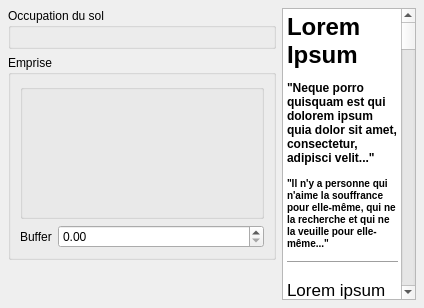
     <widget class="QWidget" name="tab_zone_etude">
      <attribute name="title">
       <string>Zone d'étude</string>
      </attribute>
      <layout class="QHBoxLayout" name="horizontalLayout_6" stretch="2,1">
       <property name="leftMargin">
        <number>8</number>
       </property>
       <property name="topMargin">
        <number>8</number>
       </property>
       <property name="rightMargin">
        <number>8</number>
       </property>
       <property name="bottomMargin">
        <number>8</number>
       </property>
       <item>
        <layout class="QVBoxLayout" name="verticalLayout_7">
         <item>
          <widget class="QGroupBox" name="groupBox_MNHC">
           <property name="title">
            <string>Occupation du sol</string>
           </property>
           <layout class="QGridLayout" name="gridLayout_3"/>
          </widget>
         </item>
         <item>
          <widget class="QGroupBox" name="groupBox_4">
           <property name="sizePolicy">
            <sizepolicy hsizetype="Expanding" vsizetype="MinimumExpanding">
             <horstretch>0</horstretch>
             <verstretch>0</verstretch>
            </sizepolicy>
           </property>
           <property name="minimumSize">
            <size>
             <width>0</width>
             <height>190</height>
            </size>
           </property>
           <property name="title">
            <string>Emprise</string>
           </property>
           <layout class="QVBoxLayout" name="verticalLayout_8">
            <item>
             <widget class="QgsExtentGroupBox" name="mExtentGroupBox">
              <property name="minimumSize">
               <size>
                <width>0</width>
                <height>135</height>
               </size>
              </property>
              <property name="syncGroup">
               <string/>
              </property>
             </widget>
            </item>
            <item>
             <layout class="QHBoxLayout" name="horizontalLayout_7">
              <item>
               <widget class="QLabel" name="label_6">
                <property name="text">
                 <string>Buffer</string>
                </property>
               </widget>
              </item>
              <item>
               <widget class="QgsDoubleSpinBox" name="mQgsDoubleSpinBox_buffer">
                <property name="sizePolicy">
                 <sizepolicy hsizetype="Expanding" vsizetype="Fixed">
                  <horstretch>0</horstretch>
                  <verstretch>0</verstretch>
                 </sizepolicy>
                </property>
                <property name="maximum">
                 <double>100000.000000000000000</double>
                </property>
               </widget>
              </item>
             </layout>
            </item>
           </layout>
          </widget>
         </item>
         <item>
          <spacer name="verticalSpacer_3">
           <property name="orientation">
            <enum>Qt::Vertical</enum>
           </property>
           <property name="sizeHint" stdset="0">
            <size>
             <width>20</width>
             <height>40</height>
            </size>
           </property>
          </spacer>
         </item>
        </layout>
       </item>
       <item>
        <widget class="QTextBrowser" name="textBrowser_3">
         <property name="sizePolicy">
          <sizepolicy hsizetype="Preferred" vsizetype="Expanding">
           <horstretch>0</horstretch>
           <verstretch>0</verstretch>
          </sizepolicy>
         </property>
         <property name="html">
          <string>&lt;!DOCTYPE HTML PUBLIC &quot;-//W3C//DTD HTML 4.0//EN&quot; &quot;http://www.w3.org/TR/REC-html40/strict.dtd&quot;&gt;
&lt;html&gt;&lt;head&gt;&lt;meta name=&quot;qrichtext&quot; content=&quot;1&quot; /&gt;&lt;style type=&quot;text/css&quot;&gt;
p, li { white-space: pre-wrap; }
&lt;/style&gt;&lt;/head&gt;&lt;body style=&quot; font-family:'.AppleSystemUIFont'; font-size:13pt; font-weight:400; font-style:normal;&quot;&gt;
&lt;h1 style=&quot; margin-top:18px; margin-bottom:12px; margin-left:0px; margin-right:0px; -qt-block-indent:0; text-indent:0px;&quot;&gt;&lt;span style=&quot; font-size:xx-large; font-weight:600;&quot;&gt;Lorem Ipsum&lt;/span&gt;&lt;/h1&gt;
&lt;h4 style=&quot; margin-top:12px; margin-bottom:12px; margin-left:0px; margin-right:0px; -qt-block-indent:0; text-indent:0px;&quot;&gt;&lt;span style=&quot; font-size:medium; font-weight:600;&quot;&gt;&amp;quot;Neque porro quisquam est qui dolorem ipsum quia dolor sit amet, consectetur, adipisci velit...&amp;quot;&lt;/span&gt;&lt;/h4&gt;
&lt;h5 style=&quot; margin-top:12px; margin-bottom:4px; margin-left:0px; margin-right:0px; -qt-block-indent:0; text-indent:0px;&quot;&gt;&lt;span style=&quot; font-size:small; font-weight:600;&quot;&gt;&amp;quot;Il n'y a personne qui n'aime la souffrance pour elle-même, qui ne la recherche et qui ne la veuille pour elle-même...&amp;quot; &lt;/span&gt;&lt;/h5&gt;
&lt;hr /&gt;
&lt;p style=&quot; margin-top:12px; margin-bottom:12px; margin-left:0px; margin-right:0px; -qt-block-indent:0; text-indent:0px;&quot;&gt;&lt;a name=&quot;Content&quot;&gt;&lt;/a&gt;Lorem ipsum dolor sit amet, consectetur adipiscing elit. Donec at dolor nec tortor efficitur pulvinar. Quisque facilisis, massa id efficitur hendrerit, arcu magna semper magna, eget tristique leo diam id quam. Nulla nisl augue, imperdiet et augue et, laoreet eleifend massa. Aliquam erat volutpat. Aliquam id metus nec erat consectetur porttitor ut in augue. Morbi et varius elit. Vivamus molestie egestas sapien ac suscipit. Duis rutrum ligula non libero egestas molestie. &lt;/p&gt;
&lt;p style=&quot; margin-top:12px; margin-bottom:12px; margin-left:0px; margin-right:0px; -qt-block-indent:0; text-indent:0px;&quot;&gt;Ut at tempor elit. Quisque in quam sodales, imperdiet nibh sed, hendrerit nibh. Class aptent taciti sociosqu ad litora torquent per conubia nostra, per inceptos himenaeos. Ut vel felis nec felis gravida vestibulum. Nunc est nulla, posuere vel venenatis at, facilisis et ipsum. Nullam pulvinar feugiat suscipit. Nulla malesuada ut mauris a consectetur. Phasellus vel erat a orci euismod convallis. Nunc accumsan magna augue, sed auctor mi vulputate eget. &lt;/p&gt;
&lt;p style=&quot; margin-top:12px; margin-bottom:12px; margin-left:0px; margin-right:0px; -qt-block-indent:0; text-indent:0px;&quot;&gt;Quisque odio orci, dignissim a nisi imperdiet, dictum malesuada quam. Quisque vel neque ut orci posuere pretium. Nulla tristique congue erat sodales venenatis. In viverra quam justo, et lacinia orci rhoncus non. Etiam aliquam augue dolor, eu vestibulum leo aliquam et. Nunc tortor dui, cursus eget turpis ut, tincidunt ornare ante. Nunc pretium nibh in diam egestas tempor. Praesent metus odio, venenatis non mi quis, iaculis mattis neque. Aenean vitae dui vel erat interdum aliquam et eget nisi. Curabitur vel urna nunc. Sed vehicula efficitur rhoncus. Maecenas lobortis, sapien et accumsan bibendum, risus tellus ullamcorper urna, vel efficitur ex enim vitae purus. Morbi sagittis ornare nulla ut volutpat. In malesuada erat vitae egestas sagittis. Proin pharetra, purus eu lacinia viverra, turpis mauris molestie leo, id condimentum leo mi et risus. &lt;/p&gt;
&lt;p style=&quot; margin-top:12px; margin-bottom:12px; margin-left:0px; margin-right:0px; -qt-block-indent:0; text-indent:0px;&quot;&gt;Vivamus pulvinar rutrum orci non semper. Aenean a magna eu ligula facilisis luctus. Fusce vel leo lectus. Quisque lacinia dolor id bibendum fermentum. Aenean id pellentesque neque. Aliquam imperdiet varius consectetur. Vestibulum a massa bibendum, efficitur magna eget, vehicula dolor. Vestibulum ornare ligula leo, ac sodales dui luctus at. Suspendisse et nunc blandit, tincidunt lectus nec, semper neque. Fusce orci elit, eleifend sed ultricies non, tincidunt scelerisque felis. Maecenas laoreet et ipsum quis aliquet. Lorem ipsum dolor sit amet, consectetur adipiscing elit. Praesent ut sapien nec ipsum aliquet viverra nec et diam. Nunc porttitor egestas porttitor. &lt;/p&gt;
&lt;p style=&quot; margin-top:12px; margin-bottom:12px; margin-left:0px; margin-right:0px; -qt-block-indent:0; text-indent:0px;&quot;&gt;Vivamus sit amet porta erat. Etiam cursus lacus id enim sollicitudin vestibulum. Mauris malesuada dui vel leo tempus, non dictum magna ullamcorper. Donec interdum lacus nec sapien cursus, ut venenatis felis viverra. Maecenas diam nisi, ullamcorper ut diam non, lacinia ultricies augue. Duis rhoncus orci ultrices nisl pulvinar ultricies. Suspendisse risus metus, sodales et augue non, semper fermentum diam. Sed consequat condimentum felis sit amet congue. Nam ornare magna sit amet eros placerat, in rhoncus libero maximus. Integer ac hendrerit ex. Aliquam feugiat nec eros in sagittis. Nulla id tellus in metus ultricies ornare. &lt;/p&gt;&lt;/body&gt;&lt;/html&gt;</string>
         </property>
        </widget>
       </item>
      </layout>
     </widget>
